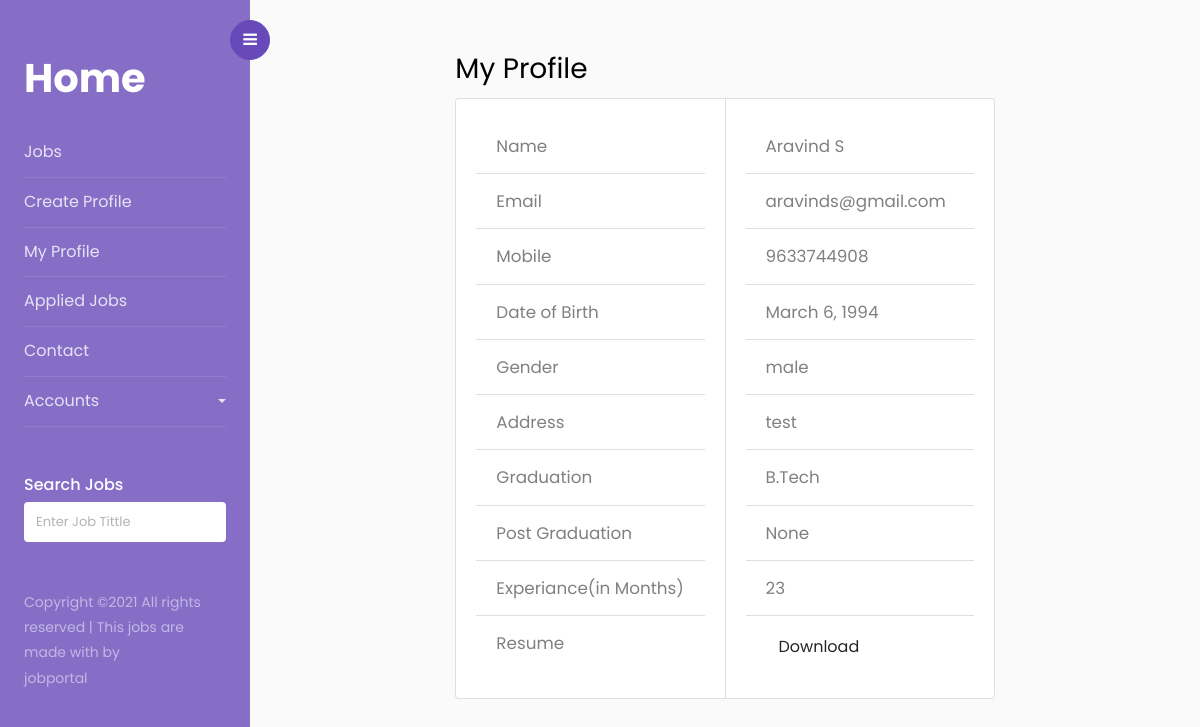
The app's page /jobseeker/profile/viewprofile/details/1 (signed in) with its own data.
### jobseeker/models.py (models this page shows)
class Profile(models.Model):
    job=models.ForeignKey(Job,on_delete=models.CASCADE,null=True)
    user = models.CharField(max_length=120)
    name=models.CharField(max_length=40)
    email=models.EmailField(max_length=40)
    mobile=models.IntegerField(max_length=12)
    dob=models.DateField("mm/dd/yy",auto_now_add=False,auto_now=False,blank=True,null=True)
    options=(("male","male"),("female","female"))
    gender=models.CharField(max_length=80,choices=options,default="male")
    address=models.CharField(max_length=200,null=True)
    graduation=models.CharField(max_length=100,null=True,blank=True)
    post_graduation=models.CharField(max_length=100,null=True,blank=True)
    experiance=models.IntegerField("months")
    resume=models.FileField(upload_to="resume",null=True)

### jobseeker/views.py (the view)
# urls.py: path("profile/viewprofile/details/<int:pk>",views.ProfileDetailView.as_view(),name="profiledetails"),
class ProfileDetailView(DetailView):
    model = Profile
    template_name = "detailprofile.html"
    context_object_name = "profile"

### jobseeker/models.py (called while the page is built)
    def __str__(self):
        return self.email

### jobseeker/templates/detailprofile.html
<!DOCTYPE html>
{%extends 'base.html'%}
{%block body_block%}
<div class="row">
    <div class="col-2"></div>
    <div class="col-8" style="font-size:1.05rem">
        <h3>My Profile</h3>
        <div class="card-group">
            <div class="card">
                <div class="card-body">
                    <ul class="list-group list-group-flush">
                        <li class="list-group-item">Name</li>
                        <li class="list-group-item">Email</li>
                        <li class="list-group-item">Mobile</li>
                        <li class="list-group-item">Date of Birth</li>
                        <li class="list-group-item">Gender</li>
                        <li class="list-group-item">Address</li>
                        <li class="list-group-item">Graduation</li>
                        <li class="list-group-item">Post Graduation</li>
                        <li class="list-group-item">Experiance(in Months)</li>
                        <li class="list-group-item">Resume</li>
                    </ul>
                </div>
            </div>
            <div class="card">
                <div class="card-body">
                    <ul class="list-group list-group-flush">
                        <li class="list-group-item">{{profile.name}}</li>
                        <li class="list-group-item">{{profile.email}}</li>
                        <li class="list-group-item">{{profile.mobile}}</li>
                        <li class="list-group-item">{{profile.dob}}</li>
                        <li class="list-group-item">{{profile.gender}}</li>
                        <li class="list-group-item">{{profile.address}}</li>
                        <li class="list-group-item">{{profile.graduation}}</li>
                        <li class="list-group-item">{{profile.post_graduation}}</li>
                        <li class="list-group-item">{{profile.experiance}}</li>
                        <li class="list-group-item"><a href="{{profile.resume.url}}"
                                                       download="{{profile.resume.url}}"
                                                       class="btn btn-fill wow fadeInUp">Download</a></li>
                    </ul>
                </div>
            </div>
        </div>
    </div>
    <div class="col-2"></div>
</div>
{%endblock%}

### records on screen
Profile: name "Aravind S", email "aravinds@gmail.com", mobile "9633744908", dob "March 6, 1994", gender "male", address "test", graduation "B.Tech", post_graduation "None", experiance "23"
